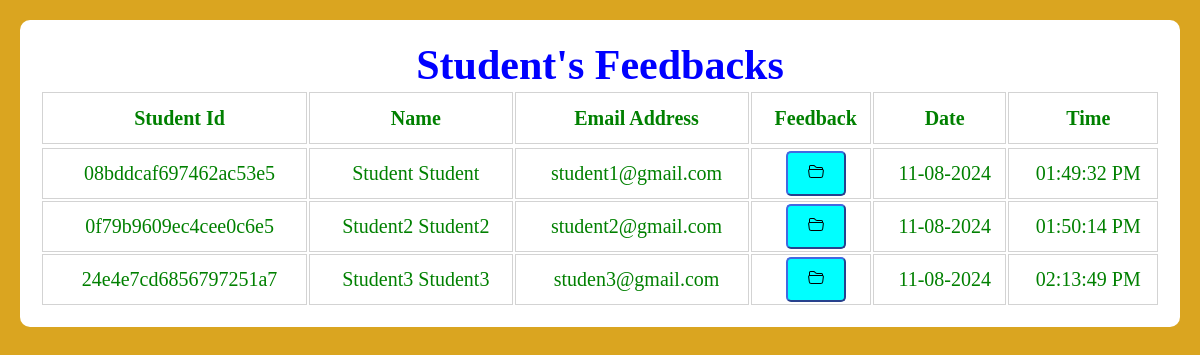
/tomaraoExaminations/admin/tomaraoFeedback.php (signed in), run on the app's committed database.
### tables this page shows
CREATE TABLE `feedback` (
  `feedId` int(11) NOT NULL,
  `userId` varchar(150) NOT NULL,
  `name` varchar(50) NOT NULL,
  `email` varchar(50) NOT NULL,
  `subject` varchar(500) NOT NULL,
  `feedback` varchar(500) NOT NULL,
  `date` date NOT NULL DEFAULT current_timestamp(),
  `time` varchar(50) NOT NULL
);

### tomaraoExaminations/admin/tomaraoFeedback.php (the view, shortened to what this page needs)
<?php
include_once("../php/tomaraoConnection.php");
?>
<!DOCTYPE html>
<html lang="en">
<head>
    <link rel="stylesheet" href="../css/tomaraoStyles.css">
</head>
<body>
    <div class="studentContainer">
        <h1>Student's Feedbacks</h1>
        <table>
            <th>
                <h2>Student Id</h2>
            </th>
            <th>
                <h2>Name</h2>
            </th>
            <th>
                <h2>Email Address</h2>
            </th>
            <th>
                <h2>Feedback</h2>
            </th>
            <th>
                <h2>Date</h2>
            </th>
            <th>
                <h2>Time</h2>
            </th>
            <tr>
                <?php
                $getFeedback = mysqli_query($renzo, "SELECT * FROM feedback");
                while ($searchQns = mysqli_fetch_assoc($getFeedback)) {
                    $feedId = $searchQns['feedId'];
                    $date = $searchQns['date'];
                    $timestamp = strtotime($date);
                    $formattedDate = gmdate("m-d-Y", $timestamp);
                    ?>
                <tr>
                    <td><?= $searchQns['userId'] ?></td>
                    <td><?= $searchQns['name'] ?></td>
                    <td><?= $searchQns['email'] ?></td>
                    <td>
                        <button class="tomaraoSignup" onclick="openFeedback('<?= $feedId  ?>')">
                            <img src="../assets/folder.svg" alt="folder">
                        </button>
                    </td>
                    <td><?= $formattedDate ?></td>
                    <td><?= $searchQns['time'] ?></td>
                </tr>
                <?php
                }
                ?>
            </tr>
        </table>
    </div>
</body>
</html>

### data on the page
feedback: userId "08bddcaf697462ac53e5", name "Student Student", email "student1@gmail.com", date "11-08-2024", time "01:49:32 PM"
feedback: userId "0f79b9609ec4cee0c6e5", name "Student2 Student2", email "student2@gmail.com", date "11-08-2024", time "01:50:14 PM"
feedback: userId "24e4e7cd6856797251a7", name "Student3 Student3", email "studen3@gmail.com", date "11-08-2024", time "02:13:49 PM"
